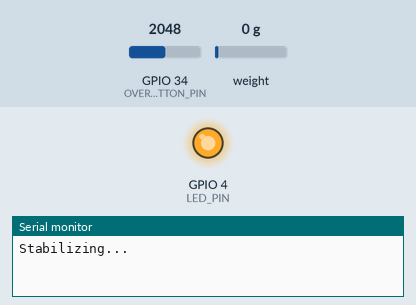
Bench run of a sketch on a simulated ESP32. Parts: output pins drawn as LEDs (lit = HIGH), the last lines printed to the serial monitor. The test bench sets the inputs (shaded band); at power-on: weight on the scale 0 g, GPIO 34 (OVERIDE_BUTTON_PIN) = 2048.

Above: at 1.1 s.
At 7.2 s:
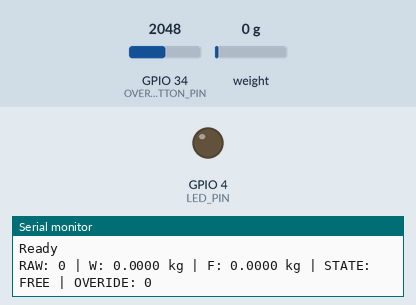
7.3 s: weight on the scale set to 100 g
Timing chart, 0 to 10.3 s (numbered marks = the images above; inputs shaded):
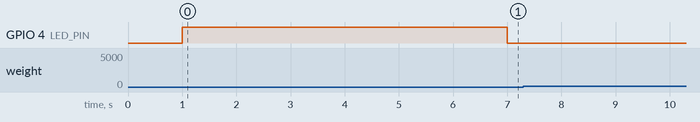

The sketch:

wieght_pressure_sensor_test.ino
```cpp
//This script is for ESP32. For Arduino UNO, change pins and OVERIDE_BUTTON_THRESH to 50


#include "HX711.h"

#define DOUT 26
#define SCK  25
#define LED_PIN 4
#define OVERIDE_BUTTON_PIN 34

HX711 scale;

float calibration_factor = -200000.0;

// Detection parameters
const float NO_HOLD_THRESHOLD = 0.015;
const float HOLD_THRESHOLD    = 0.015;
const int   CONFIRM_COUNT     = 3;
const int OVERIDE_BUTTON_THRESH = 1000;

float filtered = 0.0;
int hold_counter = 0;
bool isHolding = false;
bool overide_button = false;

void setup() {
  Serial.begin(115200);
  scale.begin(DOUT, SCK);

  scale.set_scale(calibration_factor);
  scale.tare();

  pinMode(LED_PIN, OUTPUT);
  digitalWrite(LED_PIN, HIGH); // FREE = LED ON

  Serial.println("Stabilizing...");
  delay(5000);
  Serial.println("Ready");
}

void loop() {
  long raw = scale.read_average(5);
  float w = scale.get_units(5);

  filtered = 0.3 * filtered + 0.7 * w;

  Serial.print("RAW: ");
  Serial.print(raw);
  Serial.print(" | W: ");
  Serial.print(w, 4);
  Serial.print(" kg | F: ");
  Serial.print(filtered, 4);
  Serial.print(" kg | STATE: ");
  Serial.print(isHolding ? "HOLD" : "FREE");

  //Print overide_button
  Serial.print(" | OVERIDE: ");
  Serial.println(overide_button);

  float absF = abs(filtered);  // <-- apply absolute value for thresholds

  //Check overide_button
  int overide_button_input = analogRead(OVERIDE_BUTTON_PIN);
  if ((overide_button_input > OVERIDE_BUTTON_THRESH) && (!overide_button)){
    overide_button = true;
  }

  if(overide_button){
    digitalWrite(LED_PIN, LOW); //Turn off buzzer
  }

  //Check holding-release state
  if (!isHolding) {
    if (absF > HOLD_THRESHOLD) {   // use absF
      hold_counter++;
      if (hold_counter >= CONFIRM_COUNT) {
        isHolding = true;
        hold_counter = 0;
        digitalWrite(LED_PIN, LOW);   // HOLD = LED OFF
        Serial.println(">>> HOLD DETECTED");
        //If hold then set overide_button to false again
        overide_button = false;
      }
    } else {
      hold_counter = 0;
    }
  } else {
    if ((absF < NO_HOLD_THRESHOLD) && (overide_button == false)) {  // use absF
      hold_counter++;
      if (hold_counter >= CONFIRM_COUNT) {
        isHolding = false;
        hold_counter = 0;
        digitalWrite(LED_PIN, HIGH);  // FREE = LED ON
        Serial.println(">>> RELEASE DETECTED");
      }
    } else {
      hold_counter = 0;
    }
  }

  delay(50);
}
```
